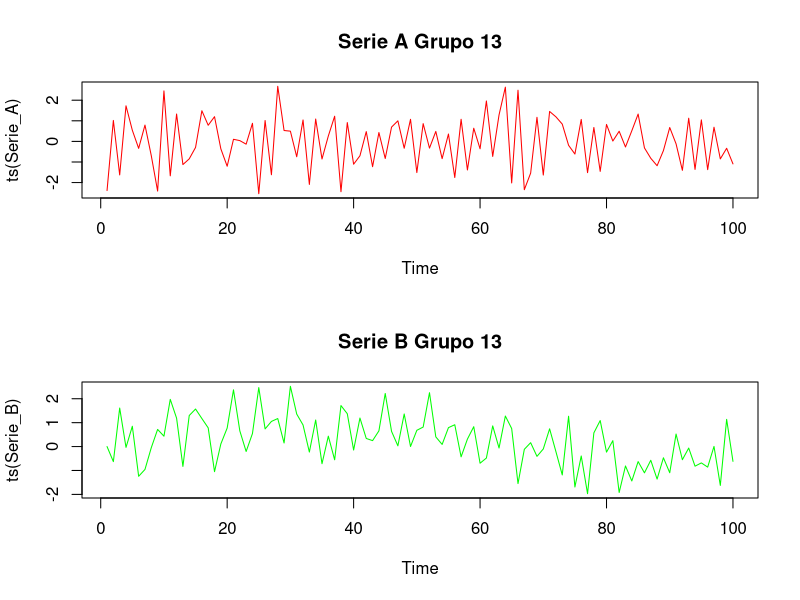
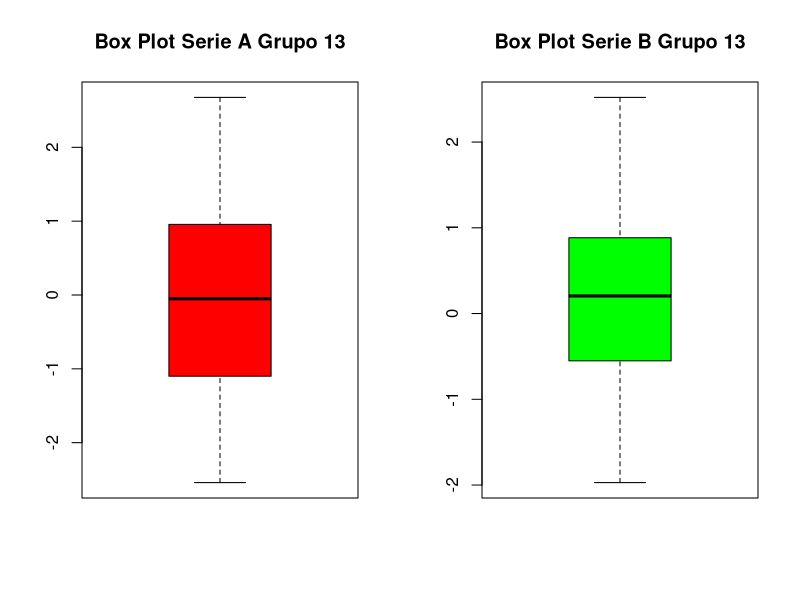
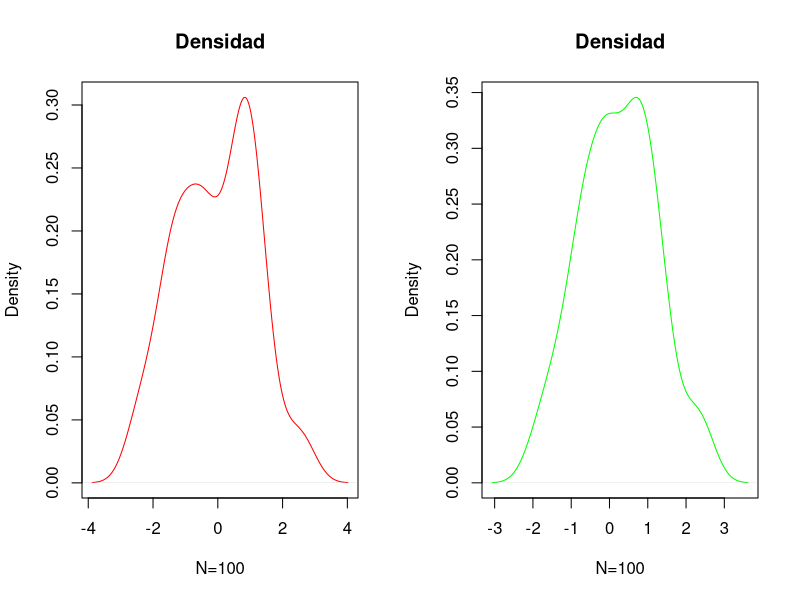
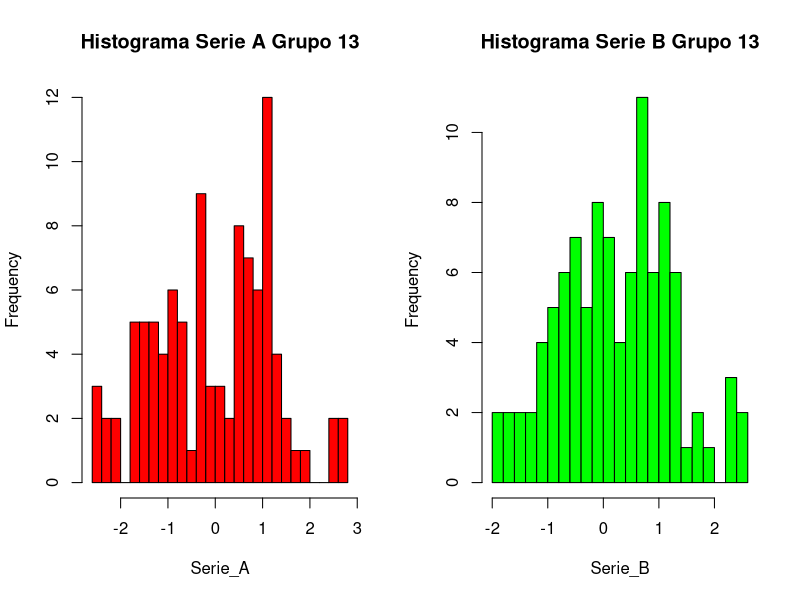
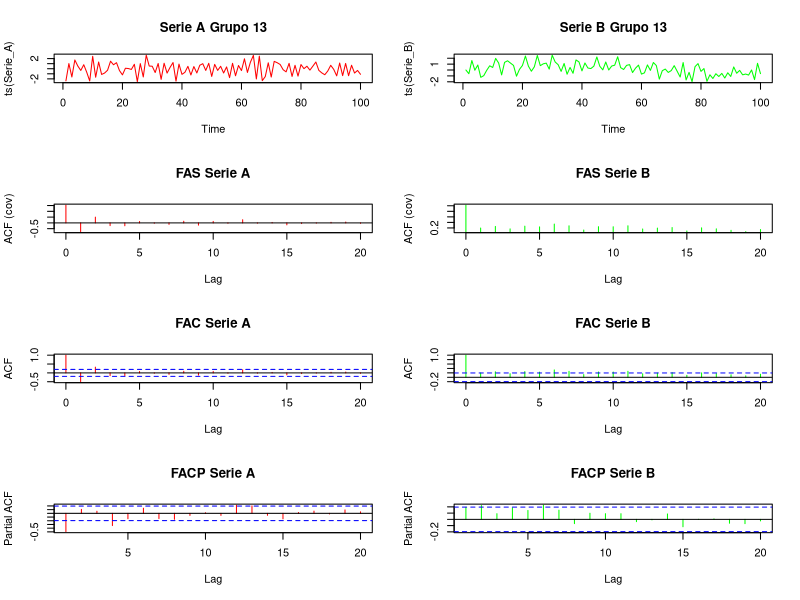

Source code (R) for these figures, in order: (Note: this script raises an error after producing the figures.)
#Bajamos la Data del trabajo practico

library(tseries)
library(urca)
library(ggplot2)
library(forecast)

Data<-read.csv2(file = "Grupo 13.csv")

attach(Data)

Data1<-ts(Data,class = "ts") #Creamos la serie de tiempo de la data. Me mantiene el nombre original

#Graficamos ambas series de tiempo. 
#En primera instancia, la serie A es estacionaria, pero no lo es la serie B
par(mfrow = c(2,1))
plot(ts(Serie_A), main = "Serie A Grupo 13", col = "red") 
plot(ts(Serie_B), main = "Serie B Grupo 13", col = "green")

#Instalar el paquete "psych" para poder utilizar la funcion describe
library(psych)
#ANÁLISIS DESCRIPTIVO#
Analisis.1<-describe(Data1,quant = c(0,0.25,0.5,0.75,1)) #Analisis descriptivo
#skew es la asmimetria. Se encuentran cercanos a 0

#Analizamos la Kurtosis de ambas series
Kurtosis<-kurtosi(Data1) #Ambas son planicurticas

#Varianza
Varianza<-var(Data1)
colnames(Varianza)<-c("Var Serie A", "Var Serie B")

#Unificamos lo calculado hasta ahora
Analisis.Total<-data.frame(Analisis.1,Kurtosis,Varianza) 

#Graficamos el Boxplot
par(mfrow = c(1,2))
boxplot(Serie_A,main = "Box Plot Serie A Grupo 13", col = "red")
boxplot(Serie_B,main = "Box Plot Serie B Grupo 13", col = "green")

#Densidad
par(mfrow = c(1,2))
plot(density(Serie_A),main="Densidad",xlab="N=100",col="red")
plot(density(Serie_B),main="Densidad",xlab="N=100",col="green")

#Histograma
hist(Serie_A, breaks=20, main="Histograma Serie A Grupo 13", col="red")
hist(Serie_B,breaks=20, main="Histograma Serie B Grupo 13", col="green")

#FAS, FAC y FACP
par(mfrow = c(4,2))
plot(ts(Serie_A), main = "Serie A Grupo 13", col = "red") 
plot(ts(Serie_B), main = "Serie B Grupo 13", col = "green")
acf(Serie_A, type="covariance", main="FAS Serie A", col="red")
acf(Serie_B, type="covariance", main="FAS Serie B", col="green")
acf(Serie_A, main = "FAC Serie A", col = "red")
acf(Serie_B, main = "FAC Serie B", col = "green")
pacf(Serie_A, main = "FACP Serie A", col = "red") 
pacf(Serie_B, main = "FACP Serie B", col = "green") 
#Otra vez, en primera instancia la serie B no es estacionaria

##### SERIE A #####
auto.arima(Serie_A, stepwise = FALSE, approximation = FALSE)
#Segun auto.arima, el mejor modelo es una MA(3)
ndiffs(Serie_A)
#Segun ndiffs, no hay que diferenciar la serie

#Test de Dickey Fuller
#Para el estadistico de prueba
none.df<-ur.df(Serie_A,type="none",lags=5,selectlags=c("AIC"))
drift.df<-ur.df(Serie_A,type="drift",lags=5,selectlags=c("AIC"))
trend.df<-ur.df(Serie_A,type="trend",lags=5,selectlags=c("AIC"))

#Para los valores criticos
Detalle_none_df<-summary(none.df)
Detalle_drift_df<-summary(drift.df)
Detalle_trend_df<-summary(trend.df)

#Para ver si es estacionario sin tendencia ni termino independiente
for (i in 1:length(Detalle_none_df@cval)) {
  Resultado_none<-none.df@teststat<Detalle_none_df@cval[1,i]
  print(Resultado_none)  
  if (Resultado_none == TRUE) {
    print("Es estacionario")
  }else{
    print("No es estacionario")
  }
}

#Para ver si es estacionario sin tendencia pero con termino independiente
for (i in 1:length(Detalle_drift_df@cval[1,])) {
  Resultado_drift<-drift.df@teststat[1,1]<Detalle_drift_df@cval[1,i]
  print(Resultado_drift)  
  if (Resultado_drift == TRUE) {
    print("Es estacionario")
  }else{
    print("No es estacionario")
  }
}

#Para ver si es estacionario con tendencia y con termino independiente
for (i in 1:length(Detalle_trend_df@cval[1,])) {
  Resultado_trend<-trend.df@teststat[1,1]<Detalle_trend_df@cval[1,i]
  print(Resultado_trend)  
  if (Resultado_trend == TRUE) {
    print("Es estacionario")
  }else{
    print("No es estacionario")
  }
}



#Esto es un intento de obtener los AIC y los BIC de varios modelos ARIMA sin necesidad de hacer 1 por 1. Todavia no esta terminado\

for (i in 0:5) {
  for(j in 0:5){
    if(j!=0 | i!=0){
      m<-arima(Serie_A,order=c(i,0,j))
      Modelo_Serie_A<-cbind(AIC(m),BIC(m))
      rownames(Modelo_Serie_A)<-print(paste("Modelo",i,j))
      colnames(Modelo_Serie_A)<-c("AIC","BIC")
      print(Modelo_Serie_A)
    }
  }
} #Siempre se selecciona el modelos con menor AIC y con menos BIC

#El Modelo MA(3) es el que mejor ajusta, y un modelos MA siempre es estacionario

#Observamos la FAC y la FACP de los residuos del modelo seleccionado
par(mfrow = c(2,2))
plot(acf(MA_3$residuals),main = "Autocorrelacion Modelo MA(3)")
plot(pacf(MA_3$residuals),main = "Autocorrelacion parcial Modelo MA(3)")

#Hacemos analisis del modelo selecionado

#Test sobre los coeficientes del modelo
#Ho: Algun tita i es = 0
#H1: Los tita i distintos de 0
Test_Coef_MA_3<-t.test(MA_3$coef)
Test_Coef_MA_3 #El test, indica que la H1 es verdadera, por lo tanto los coeficientes son distintos de 0


#Test de Ljung=Box
#Utilice el estadístico q de Ljung-Box para comprobar si una serie de observaciones en un período de tiempo específico son aleatorias e independientes.
#...Si las observaciones no son independientes, una observación puede estar correlacionada con otra observación k unidades de tiempo después,... 
#...una relación que se denomina autocorrelación.

#Ho: las autocorrelaciones son iguales a 0. Es decir, los datos son independientes
#H1: No todos los datos son independientes

#Si p-value > alpha. No rechazo Ho

Lyung_Box_MA_3<-Box.test(MA_3$residuals,type = "Ljung-Box",lag = 1)
Lyung_Box_MA_3 #El p-value es mayor a 0.05, por lo tanto no rechazo HO y se puede decir, que no hay autocorrelacion entre los residuos


#Test de Jarque Bera
#La prueba de Jarque-Bera es una prueba de bondad de ajuste para comprobar si una muestra de datos tiene la asimetría y la curtosis de una distribución normal.
#Ho: Los errores tienen una distribucion normal
#H1: no especifica

#Si p-value > alpha. No rechazo Ho

Jarque_Bera_MA_3<-jarque.bera.test(MA_3$residuals)
Jarque_Bera_MA_3

#Ho: Los errores tienen una distribucion normal
#H1: no especifica

#Si p-value > alpha. No rechazo Ho
Test_Shapiro_MA_3<-shapiro.test(MA_3$residuals)
Test_Shapiro_MA_3

#Tanto el test de JB y el Shapiro, se rechaza la Ho de que siguen una distribucion normal

par(mfrow = c(2,2)) #Para poder comparar las distitntas predicciones
#Predicción para un horizonte
Pre1<-forecast(MA_3, level = c(95,97.5,99), h = 1)
plot(Pre1, main = "Prediccion 1 periodo")
P1<-as.data.frame(Pre1)
P1<-data.frame(P1[,6],P1[,4],P1[,2],P1[,1],P1[,3],P1[,5],P1[,7])
colnames(P1)<-c("LI 99%","LI 97,5%","LI 95%","Predicción","LS 95%","LS 97,5%","LS 99%")
P1
#Predicción para dos horizontes
Pre2<-forecast(MA_3, level = c(95,97.5,99), h = 2)
plot(Pre2,main = "Prediccion 2 periodos")
P2<-as.data.frame(Pre2)
P2<-data.frame(P2[,6],P2[,4],P2[,2],P2[,1],P2[,3],P2[,5],P2[,7])
colnames(P2)<-c("LI 99%","LI 97,5%","LI 95%","Predicción","LS 95%","LS 97,5%","LS 99%")
P2
#Predicción para tres horizontes.
Pre3<-forecast(MA_3, level = c(95,97.5,99), h = 3)
plot(Pre3, main = "Prediccion 3 periodos")
P3<-as.data.frame(Pre5)
P3<-data.frame(P3[,6],P3[,4],P3[,2],P3[,1],P3[,3],P3[,5],P3[,7])
colnames(P3)<-c("LI 99%","LI 97,5%","LI 95%","Predicción","LS 95%","LS 97,5%","LS 99%")
P3
#Predicción para 20 horizontes.
Pre20<-forecast(MA_3, level = c(95,97.5,99), h = 20)
plot(Pre20, main = "Prediccion 20 periodos")
P20<-as.data.frame(Pre10)
P20<-data.frame(P20[,6],P20[,4],P20[,2],P20[,1],P20[,3],P20[,5],P20[,7])
colnames(P20)<-c("LI 99%","LI 97,5%","LI 95%","Predicción","LS 95%","LS 97,5%","LS 99%")
rownames(P20)<-c(1:20)
P20

par(mfrow=c(2,2))
plot(MA_3$residuals,col="red",main="Residuos MA(3)")
hist(MA_3$residuals,main="Histograma de los residuos")
acf(MA_3$residuals,col="red",main="FAC de residuos")
pacf(MA_3$residuals,col="red",main="FACP de Residuos")







#Prueba de Dickey-Fuller Aumentado Serie B
none.df<-ur.df(Serie_B_Diff,type="none",lags=5,selectlags=c("AIC"))
drift.df<-ur.df(Serie_B_Diff,type="drift",lags=5,selectlags=c("AIC"))
trend.df<-ur.df(Serie_B_Diff,type="trend",lags=5,selectlags=c("AIC"))

summary(none.df)
summary(drift.df)
summary(trend.df)

adf.test(Serie_B_Diff)

par(mfrow = c(2,1))
plot(ts(Serie_A), main = "Serie A Grupo 13", col = "red")
plot(ts(Serie_B_Diff), main = "Serie B Dif Grupo 13", col = "green") #Parece ser estacionaria por el momento

#Se compara nuevamente los box plot
par(mfrow = c(1,2))
boxplot(Serie_A,main = "Box Plot Serie A Grupo 13", col = "red")
boxplot(Serie_B_Diff,main = "Box Plot Serie B Dif Grupo 13", col = "green")

#Se vuelve a graficar la FAS, FAC y FACP
par(mfrow = c(3,2))
acf(Serie_A, main = "FAC Serie A", col = "red")
acf(Serie_B_Diff, main = "FAC Serie B Dif", col = "green")
pacf(Serie_A, main = "FACP Serie A", col = "red") 
pacf(Serie_B_Diff, main = "FACP Serie B Dif", col = "green") #Ahora si parece ser estacionario  


-#Modelizamos ---> Primero hay que testear
#Hay una forma simple de hacerla, que es con una funcion de AUTO.ARIMA, que nos dice el mejor modelo. Pero para comparar, se va a hacer completo

auto.arima(Serie_A,stationary = TRUE) #stationary TRUE para que me indique modelos estacionarioa 
#El modelo nos da un MA(3), y una MA siempre es estacionario.

M1_SerieA<-arima(Serie_A,order = c(1,0,0))
M1_SerieA

M2_SerieA<-arima(Serie_A,order = c(0,0,1))
M2_SerieA

M3_SerieA<-arima(Serie_A,order = c(1,0,1))
M3_SerieA

M3_SerieA<-arima(Serie_A,order = c(2,0,1))
M3_SerieA

M4_SerieA<-arima(Serie_A,order = c(1,0,2))
M4_SerieA

M5_SerieA<-arima(Serie_A,order = c(2,0,2))
M5_SerieA

M6_SerieA<-arima(Serie_A,order = c(3,0,0))
M6_SerieA

M7_SerieA<-arima(Serie_A,order = c(3,0,1))
M7_SerieA

M8_SerieA<-arima(Serie_A,order = c(0,0,3))
M8_SerieA

M9_SerieA<-arima(Serie_A,order = c(1,0,3))
M9_SerieA

M10_SerieA<-arima(Serie_A,order = c(3,0,3))
M10_SerieA

M11_SerieA<-arima(Serie_A,order = c(1,1,1))
M11_SerieA

M12_SerieA<-arima(Serie_A,order = c(2,1,1))
M12_SerieA

M13_SerieA<-arima(Serie_A,order = c(1,1,2))
M13_SerieA

M14_SerieA<-arima(Serie_A,order = c(2,1,2))
M14_SerieA

Serie_A_aic<-rbind(AIC(M1_SerieA,M2_SerieA,M3_SerieA,M4_SerieA,M5_SerieA,M6_SerieA,M7_SerieA,M8_SerieA,M9_SerieA,M10_SerieA),AIC(M11_SerieA,M12_SerieA,M13_SerieA,M14_SerieA))
Serie_A_bic<-rbind(BIC(M1_SerieA,M2_SerieA,M3_SerieA,M4_SerieA,M5_SerieA,M6_SerieA,M7_SerieA,M8_SerieA,M9_SerieA,M10_SerieA),BIC(M11_SerieA,M12_SerieA,M13_SerieA,M14_SerieA))

Modelo_Serie_A<-cbind(Serie_A_aic,Serie_A_bic)
Modelo_Serie_A
M8_SerieA

#Observamos la FAC y la FACP de los residuos del modelo seleccionado
par(mfrow = c(2,2))
plot(acf(M8_SerieA$residuals))
plot(pacf(M8_SerieA$residuals))

#Hacemos analisis del modelo selecionado

#Test sobre los coeficientes del modelo
#Ho: Algun tita i es = 0
#H1: Los tita i distintos de 0
Test_Coef_M8<-t.test(M8_SerieA$coef)
Test_Coef_M8 #El test, indica que la H1 es verdadera, por lo tanto los coeficientes son distintos de 0


#Test de Ljung=Box
#Utilice el estadístico q de Ljung-Box para comprobar si una serie de observaciones en un período de tiempo específico son aleatorias e independientes.
#...Si las observaciones no son independientes, una observación puede estar correlacionada con otra observación k unidades de tiempo después,... 
#...una relación que se denomina autocorrelación.

#Ho: las autocorrelaciones son iguales a 0. Es decir, los datos son independientes
#H1: No todos los datos son independientes

#Si chi-cuadrado > alpha. No rechazo Ho

Lyung_Box_Serie_A<-Box.test(M8_SerieA$residuals,type = "Ljung-Box",lag = 1)
Lyung_Box_Serie_A #El p-value es mayor a 0.05, por lo tanto no rechazo HO y se puede decir, que no hay autocorrelacion entre los residuos
